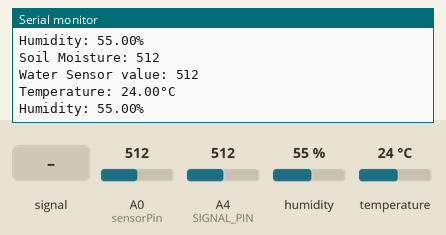
The sketch below on a simulated Arduino Uno, built with avr-gcc and run on an emulated ATmega328P. On the bench: the last lines printed to the serial monitor. The inputs (shaded band) are chosen by the test bench; at power-on: humidity 55 %, A0 (sensorPin) = 512, A4 (SIGNAL_PIN) = 512, temperature 24 °C.

Above: at 11.1 s.
11.2 s: A4 (SIGNAL_PIN) fed a 200 Hz sine of ±81 counts around its level
At 20.62 s:
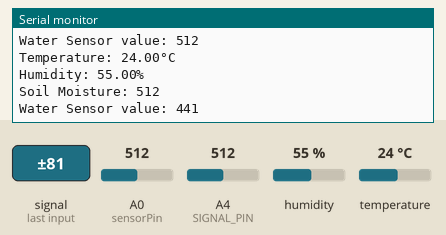
21.4 s: humidity set to 22 %
At 31.3 s:
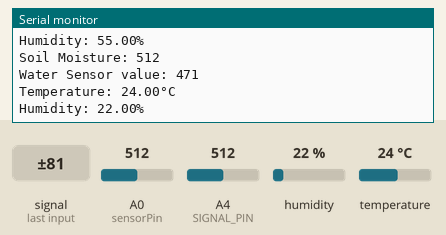
31.6 s: A0 (sensorPin) set to 716
At 41.6 s:
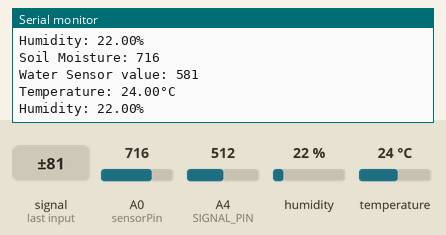
41.8 s: A4 (SIGNAL_PIN) set to 716
At 51.8 s:
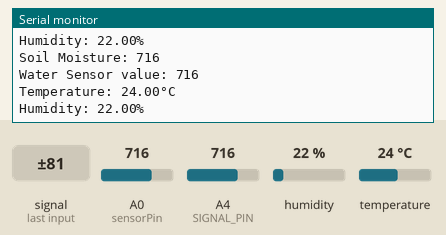
52.0 s: temperature set to 12 °C
At 62.0 s:
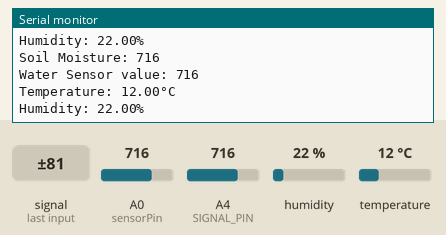
62.2 s: A4 (SIGNAL_PIN) fed a 2 Hz sine of ±306 counts around its level
At 71.65 s:
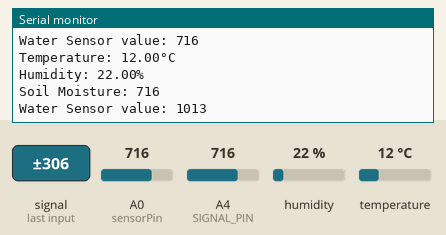
Timing chart, 0 to 73.2 s (numbered marks = the images above; inputs shaded):
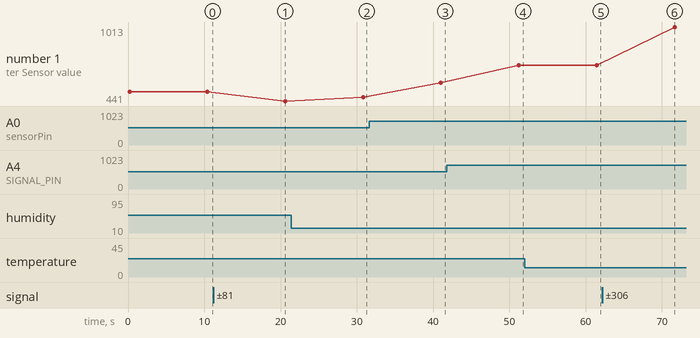

Measured:
- after the input at 11.2 s, the serial monitor: prints a new line after 9.4 s (image 1)
- after the input at 21.4 s, the serial monitor: prints a new line after 9.5 s (image 2)
- after the input at 31.6 s, the serial monitor: prints a new line after 9.3 s (image 3)
- after the input at 41.8 s, the serial monitor: prints a new line after 9.4 s (image 4)
- after the input at 52.0 s, the serial monitor: prints a new line after 9.5 s (image 5)
- after the input at 62.2 s, the serial monitor: prints a new line after 9.4 s (image 6)
- plotted number 1: 512 → 441 after the input at 11.2 s, 716 → 1013 after the input at 62.2 s

The sketch:

sketch_mar26b.ino
```cpp
#include <Adafruit_Sensor.h>
#include <DHT.h>
#include <DHT_U.h>

#define POWER_PIN  8
#define SIGNAL_PIN A4
#define sensorPower 7
#define sensorPin A0
#define DHTPIN 4

#define DHTTYPE    DHT11     // DHT 11
DHT_Unified dht(DHTPIN, DHTTYPE);
uint32_t delayMS;

int value = 0; // variable to store the sensor value

void setup() {
  Serial.begin(9600);
  pinMode(POWER_PIN, OUTPUT);   // configure D7 pin as an OUTPUT
  digitalWrite(POWER_PIN, LOW); // turn the sensor OFF

  pinMode(sensorPower, OUTPUT);
  digitalWrite(sensorPower, LOW); // Initially keep the sensor OFF

  dht.begin();
  sensor_t sensor;
  delayMS = sensor.min_delay / 1000;
}

void loop() {
  digitalWrite(sensorPower, HIGH); // turn the soil moisture sensor ON
  delay(100);                        // wait 10 milliseconds
  int moisture = analogRead(sensorPin); // read the analog value from soil moisture sensor
  digitalWrite(sensorPower, LOW);  // turn the soil moisture sensor OFF

  Serial.print("Soil Moisture: ");
  Serial.println(moisture);

  digitalWrite(POWER_PIN, HIGH);  // turn the water sensor ON
  delay(100);                      // wait 10 milliseconds
  value = analogRead(SIGNAL_PIN); // read the analog value from water sensor
  digitalWrite(POWER_PIN, LOW);   // turn the water sensor OFF

  Serial.print("Water Sensor value: ");
  Serial.println(value);

  sensors_event_t event;
  dht.temperature().getEvent(&event);
  Serial.print(F("Temperature: "));
  Serial.print(event.temperature);
  Serial.println(F("°C"));
  dht.humidity().getEvent(&event);
  Serial.print(F("Humidity: "));
  Serial.print(event.relative_humidity);
  Serial.println(F("%"));

  delay(10000);
}
```
